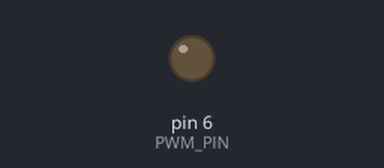
The sketch below on a simulated Arduino Uno, built with avr-gcc and run on an emulated ATmega328P. On the bench: output pins drawn as LEDs (lit = HIGH).

Above: at 0.05 s.
Timing chart, 0 to 6.6 s (numbered marks = the images above):
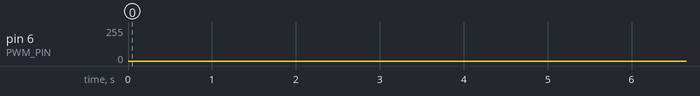

The sketch:

fade.ino
```cpp
// Fade: raises and lowers the average voltage on a pin, using PWM.
// To see it, connect the oscilloscope to the pin chosen below: the pulses
// grow wider, then narrower.
// After a change, just press Run: Dunbrec builds the sketch first.

// ----------------------------------------------------------------------
// Settings: change these.

const int PWM_PIN = 6;               // a PWM pin: 3, 5, 6, 9, 10 or 11
const unsigned long STEP_MS = 4;     // time between steps; bigger is slower
const int STEP = 1;                  // how big each step is (1 to 255)
// ----------------------------------------------------------------------

void setup() {
  pinMode(PWM_PIN, OUTPUT);
}

void loop() {
  for (int level = 0; level < 255; level += STEP) {
    analogWrite(PWM_PIN, level);
    delay(STEP_MS);
  }
  for (int level = 255; level > 0; level -= STEP) {
    analogWrite(PWM_PIN, level);
    delay(STEP_MS);
  }
}
```
